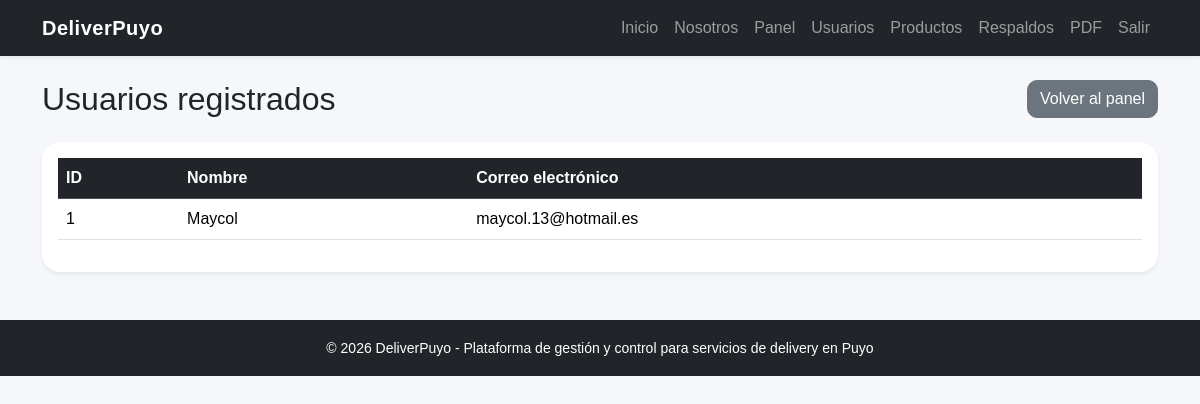
/usuarios (signed in), run on the app's committed database.
### proyecto_DeliveryPuyo/models/usuario.py (models this page shows, shortened)
class Usuario(UserMixin, db.Model):
    __tablename__ = "usuarios"
    id_usuario = db.Column(db.Integer, primary_key=True, autoincrement=True)
    nombre = db.Column(db.String(100), nullable=False)
    email = db.Column(db.String(120), nullable=False, unique=True)
    password = db.Column(db.String(255), nullable=False)

### proyecto_DeliveryPuyo/app.py (the view)
    @app.route("/usuarios")
    @login_required
    def usuarios():
        lista_usuarios = obtener_usuarios()
        return render_template("usuarios.html", usuarios=lista_usuarios)

### proyecto_DeliveryPuyo/app.py (called while the page is built)
@login_manager.user_loader
def load_user(user_id):
    return obtener_usuario_por_id(user_id)

### proyecto_DeliveryPuyo/services/usuario_service.py (called while the page is built)
def obtener_usuario_por_id(user_id):
    try:
        return db.session.get(Usuario, int(user_id))
    except Exception:
        return None

def obtener_usuarios():
    return Usuario.query.order_by(Usuario.id_usuario.desc()).all()

### proyecto_DeliveryPuyo/templates/usuarios.html (shortened to what this page needs)
{% extends 'base.html' %}
{% block content %}
<div class="d-flex justify-content-between align-items-center mb-4 flex-wrap gap-2">
    <h2 class="mb-0">Usuarios registrados</h2>
    <a href="{{ url_for('dashboard') }}" class="btn btn-secondary">Volver al panel</a>
</div>
<div class="card shadow-sm border-0">
    <div class="card-body">
        <div class="table-responsive">
            <table class="table table-hover align-middle">
                <thead class="table-dark">
                    <tr>
                        <th>ID</th>
                        <th>Nombre</th>
                        <th>Correo electrónico</th>
                    </tr>
                </thead>
                <tbody>
                    {% for usuario in usuarios %}
                    <tr>
                        <td>{{ usuario.id_usuario }}</td>
                        <td>{{ usuario.nombre }}</td>
                        <td>{{ usuario.email }}</td>
                    </tr>
                    {% else %}
                    <tr>
                        <td colspan="3" class="text-center">No existen usuarios registrados en la plataforma.</td>
                    </tr>
                    {% endfor %}
                </tbody>
            </table>
        </div>
    </div>
</div>
{% endblock %}

### proyecto_DeliveryPuyo/static/css/style.css (style rules this page uses)
body { background-color: #f5f7fb; font-family: Arial, Helvetica, sans-serif; }
.card { border-radius: 18px; }
.table td, .table th { vertical-align: middle; }
.btn { border-radius: 10px; }
.shadow-sm { box-shadow: 0 0.125rem 0.25rem rgba(0, 0, 0, 0.075) !important; }

### data on the page
Usuario: id_usuario "1", nombre "Maycol", email "maycol.13@hotmail.es"
